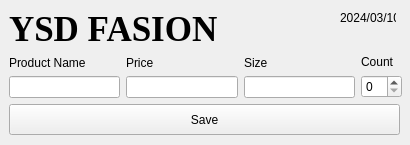
<?xml version="1.0" encoding="UTF-8"?>
<ui version="4.0">
 <class>Form</class>
 <widget class="QWidget" name="Form">
  <property name="geometry">
   <rect>
    <x>0</x>
    <y>0</y>
    <width>410</width>
    <height>145</height>
   </rect>
  </property>
  <property name="windowTitle">
   <string>Form</string>
  </property>
  <widget class="QLabel" name="bussinessName">
   <property name="geometry">
    <rect>
     <x>9</x>
     <y>9</y>
     <width>208</width>
     <height>40</height>
    </rect>
   </property>
   <property name="font">
    <font>
     <family>Times New Roman</family>
     <pointsize>26</pointsize>
     <weight>75</weight>
     <bold>true</bold>
    </font>
   </property>
   <property name="text">
    <string>YSD FASION</string>
   </property>
  </widget>
  <widget class="QWidget" name="layoutWidget">
   <property name="geometry">
    <rect>
     <x>9</x>
     <y>55</y>
     <width>393</width>
     <height>43</height>
    </rect>
   </property>
   <layout class="QGridLayout" name="gridLayout">
    <item row="0" column="0">
     <layout class="QVBoxLayout" name="verticalLayout">
      <item>
       <widget class="QLabel" name="label_2">
        <property name="text">
         <string>Product Name</string>
        </property>
       </widget>
      </item>
      <item>
       <widget class="QLineEdit" name="productName_STM_Edit_lineEdit"/>
      </item>
     </layout>
    </item>
    <item row="0" column="1">
     <layout class="QVBoxLayout" name="verticalLayout_2">
      <item>
       <widget class="QLabel" name="label_3">
        <property name="text">
         <string>Price</string>
        </property>
       </widget>
      </item>
      <item>
       <widget class="QLineEdit" name="price_STM_Edit_lineEdit"/>
      </item>
     </layout>
    </item>
    <item row="0" column="2">
     <layout class="QVBoxLayout" name="verticalLayout_4">
      <item>
       <widget class="QLabel" name="label_6">
        <property name="text">
         <string>Size</string>
        </property>
       </widget>
      </item>
      <item>
       <widget class="QLineEdit" name="size_STM_Edit_comboBox"/>
      </item>
     </layout>
    </item>
    <item row="0" column="3">
     <layout class="QVBoxLayout" name="verticalLayout_5">
      <item>
       <widget class="QLabel" name="label_4">
        <property name="text">
         <string>Count</string>
        </property>
       </widget>
      </item>
      <item>
       <widget class="QSpinBox" name="itemCount_STM_Edit_spinBox"/>
      </item>
     </layout>
    </item>
   </layout>
  </widget>
  <widget class="QLabel" name="date_lable">
   <property name="enabled">
    <bool>true</bool>
   </property>
   <property name="geometry">
    <rect>
     <x>340</x>
     <y>10</y>
     <width>56</width>
     <height>16</height>
    </rect>
   </property>
   <property name="text">
    <string>2024/03/10</string>
   </property>
  </widget>
  <widget class="QPushButton" name="save_btn">
   <property name="geometry">
    <rect>
     <x>9</x>
     <y>104</y>
     <width>391</width>
     <height>31</height>
    </rect>
   </property>
   <property name="text">
    <string>Save</string>
   </property>
  </widget>
 </widget>
 <resources/>
 <connections/>
</ui>
